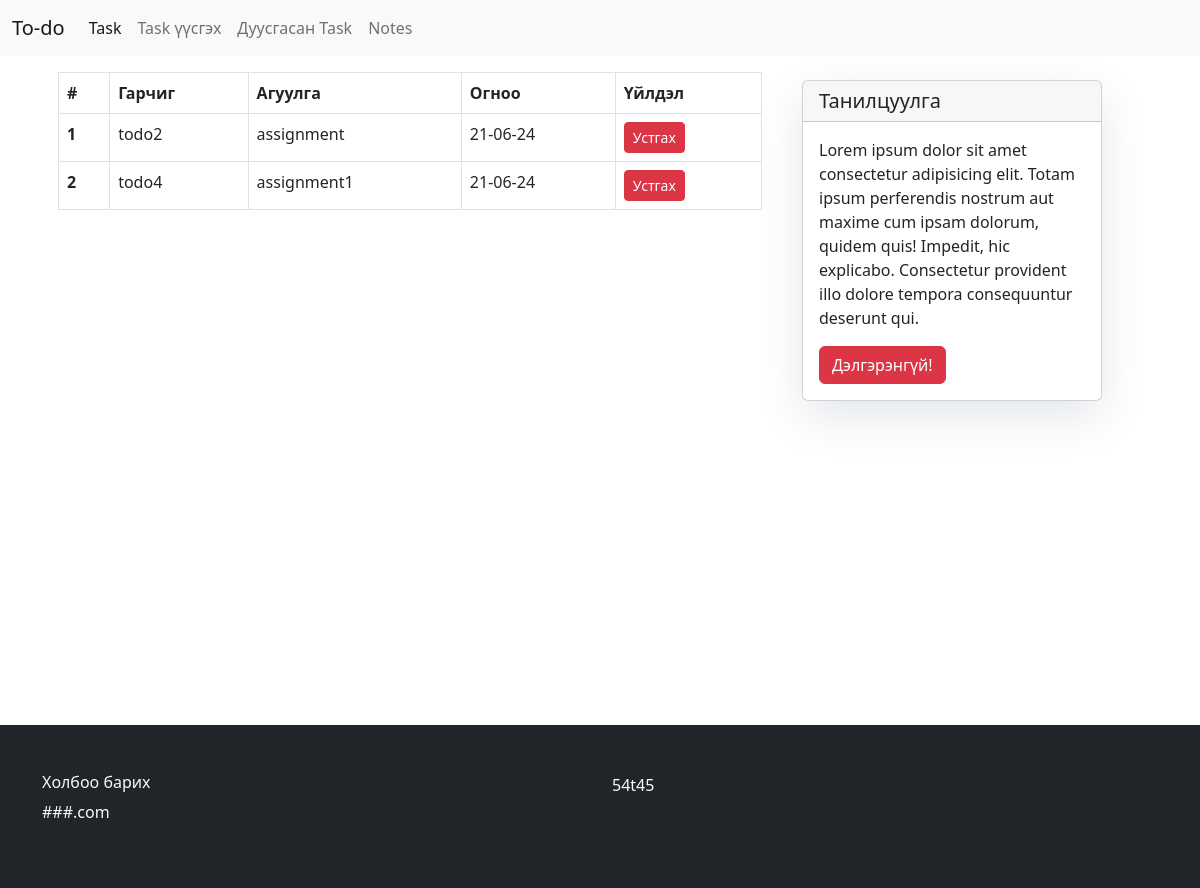
The app's page /completed/ with its own data.
### members/models.py (models this page shows, shortened)
class Todo(models.Model):
    title = models.CharField(max_length=100)
    task_content = models.TextField()
    created_date = models.DateTimeField(default=timezone.now)
    complete = models.BooleanField(default=False)

### members/views.py (the view)
# urls.py: path("completed/", views.completed, name="completed"),
def completed(request):
    todo = Todo.objects.all().filter(complete=True)
    context = {"todos": todo}
    return render(request, "completed.html", context)

### members/templates/completed.html
{% extends 'base.html' %}
{% block content %}
<div class="m-3 table-responsive">
    <table class="table table-bordered table-hover">
        <thead>
            <tr>
                <th scope="col">#</th>
                <th scope="col">Гарчиг</th>
                <th scope="col">Агуулга</th>
                <th scope="col">Огноо</th>
                <th scope="col">Үйлдэл</th>
            </tr>
        </thead>
        <tbody>
            {% for todo in todos %}
            <tr>
                <th scope="row">{{ forloop.counter }}</th>
                <td>{{ todo.title }}</td>
                <td>{{ todo.task_content }}</td>
                <td>{{ todo.created_date|date:"d-m-y" }}</td>
                <td>
                    <a class="btn btn-danger btn-sm" href="{% url 'delete' todo.id %}">Устгах</a>
                </td>
            </tr>
            {% endfor %}
        </tbody>
    </table>
</div>
{% endblock %}

### records on screen
Todo: title "todo2", task_content "assignment", created_date "21-06-24"
Todo: title "todo4", task_content "assignment1", created_date "21-06-24"
